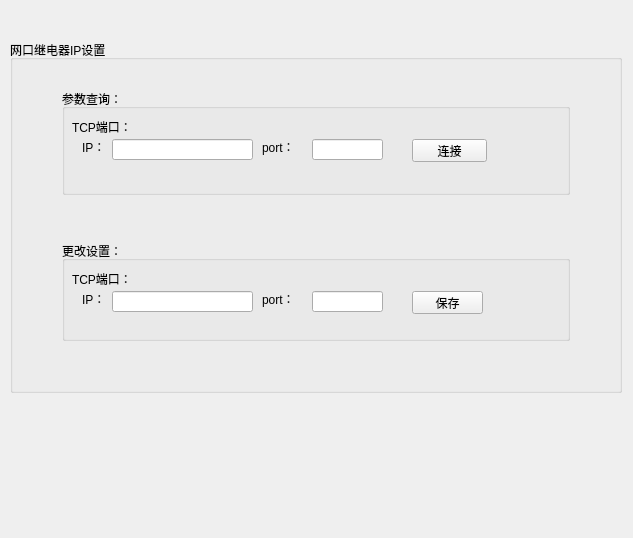
<?xml version="1.0" encoding="UTF-8"?>
<ui version="4.0">
 <class>NetportrelayOption</class>
 <widget class="QWidget" name="NetportrelayOption">
  <property name="geometry">
   <rect>
    <x>0</x>
    <y>0</y>
    <width>633</width>
    <height>538</height>
   </rect>
  </property>
  <property name="windowTitle">
   <string>Form</string>
  </property>
  <widget class="QGroupBox" name="groupBox_Gimbal_IP_Option">
   <property name="geometry">
    <rect>
     <x>10</x>
     <y>40</y>
     <width>612</width>
     <height>353</height>
    </rect>
   </property>
   <property name="title">
    <string>网口继电器IP设置</string>
   </property>
   <layout class="QGridLayout" name="gridLayout">
    <item row="2" column="1">
     <spacer name="verticalSpacer_2">
      <property name="orientation">
       <enum>Qt::Vertical</enum>
      </property>
      <property name="sizeHint" stdset="0">
       <size>
        <width>20</width>
        <height>40</height>
       </size>
      </property>
     </spacer>
    </item>
    <item row="3" column="2">
     <spacer name="horizontalSpacer_4">
      <property name="orientation">
       <enum>Qt::Horizontal</enum>
      </property>
      <property name="sizeHint" stdset="0">
       <size>
        <width>40</width>
        <height>20</height>
       </size>
      </property>
     </spacer>
    </item>
    <item row="1" column="2">
     <spacer name="horizontalSpacer_3">
      <property name="orientation">
       <enum>Qt::Horizontal</enum>
      </property>
      <property name="sizeHint" stdset="0">
       <size>
        <width>40</width>
        <height>20</height>
       </size>
      </property>
     </spacer>
    </item>
    <item row="3" column="1">
     <widget class="QGroupBox" name="groupBox_1_changeOption">
      <property name="minimumSize">
       <size>
        <width>500</width>
        <height>100</height>
       </size>
      </property>
      <property name="title">
       <string>更改设置：</string>
      </property>
      <widget class="QLabel" name="label_tcp_device_4_1">
       <property name="geometry">
        <rect>
         <x>10</x>
         <y>30</y>
         <width>91</width>
         <height>16</height>
        </rect>
       </property>
       <property name="text">
        <string>TCP端口：</string>
       </property>
      </widget>
      <widget class="QLabel" name="label_tcpiplabel_device_4_1">
       <property name="geometry">
        <rect>
         <x>20</x>
         <y>50</y>
         <width>21</width>
         <height>16</height>
        </rect>
       </property>
       <property name="layoutDirection">
        <enum>Qt::LeftToRight</enum>
       </property>
       <property name="text">
        <string>IP：</string>
       </property>
      </widget>
      <widget class="QLabel" name="label_tcpportlabel_device_4_1">
       <property name="geometry">
        <rect>
         <x>200</x>
         <y>50</y>
         <width>41</width>
         <height>16</height>
        </rect>
       </property>
       <property name="text">
        <string>port：</string>
       </property>
      </widget>
      <widget class="QLineEdit" name="lineEdit_tcpip_device_4_1">
       <property name="geometry">
        <rect>
         <x>50</x>
         <y>50</y>
         <width>141</width>
         <height>21</height>
        </rect>
       </property>
       <property name="text">
        <string/>
       </property>
      </widget>
      <widget class="QLineEdit" name="lineEdit_tcpport_device_4_1">
       <property name="geometry">
        <rect>
         <x>250</x>
         <y>50</y>
         <width>71</width>
         <height>21</height>
        </rect>
       </property>
      </widget>
      <widget class="QPushButton" name="btn_tcpsave_device_4_1">
       <property name="geometry">
        <rect>
         <x>350</x>
         <y>50</y>
         <width>71</width>
         <height>23</height>
        </rect>
       </property>
       <property name="text">
        <string>保存</string>
       </property>
      </widget>
     </widget>
    </item>
    <item row="0" column="1">
     <spacer name="verticalSpacer">
      <property name="orientation">
       <enum>Qt::Vertical</enum>
      </property>
      <property name="sizeHint" stdset="0">
       <size>
        <width>20</width>
        <height>20</height>
       </size>
      </property>
     </spacer>
    </item>
    <item row="1" column="0">
     <spacer name="horizontalSpacer">
      <property name="orientation">
       <enum>Qt::Horizontal</enum>
      </property>
      <property name="sizeHint" stdset="0">
       <size>
        <width>40</width>
        <height>20</height>
       </size>
      </property>
     </spacer>
    </item>
    <item row="3" column="0">
     <spacer name="horizontalSpacer_2">
      <property name="orientation">
       <enum>Qt::Horizontal</enum>
      </property>
      <property name="sizeHint" stdset="0">
       <size>
        <width>40</width>
        <height>20</height>
       </size>
      </property>
     </spacer>
    </item>
    <item row="4" column="1">
     <spacer name="verticalSpacer_3">
      <property name="orientation">
       <enum>Qt::Vertical</enum>
      </property>
      <property name="sizeHint" stdset="0">
       <size>
        <width>20</width>
        <height>40</height>
       </size>
      </property>
     </spacer>
    </item>
    <item row="1" column="1">
     <widget class="QGroupBox" name="groupBox_2">
      <property name="sizePolicy">
       <sizepolicy hsizetype="Preferred" vsizetype="Preferred">
        <horstretch>100</horstretch>
        <verstretch>100</verstretch>
       </sizepolicy>
      </property>
      <property name="minimumSize">
       <size>
        <width>500</width>
        <height>100</height>
       </size>
      </property>
      <property name="title">
       <string>参数查询：</string>
      </property>
      <widget class="QLabel" name="label_tcp_device_4">
       <property name="geometry">
        <rect>
         <x>10</x>
         <y>30</y>
         <width>91</width>
         <height>16</height>
        </rect>
       </property>
       <property name="text">
        <string>TCP端口：</string>
       </property>
      </widget>
      <widget class="QLabel" name="label_tcpiplabel_device_4">
       <property name="geometry">
        <rect>
         <x>20</x>
         <y>50</y>
         <width>21</width>
         <height>16</height>
        </rect>
       </property>
       <property name="layoutDirection">
        <enum>Qt::LeftToRight</enum>
       </property>
       <property name="text">
        <string>IP：</string>
       </property>
      </widget>
      <widget class="QLabel" name="label_tcpportlabel_device_4">
       <property name="geometry">
        <rect>
         <x>200</x>
         <y>50</y>
         <width>41</width>
         <height>16</height>
        </rect>
       </property>
       <property name="text">
        <string>port：</string>
       </property>
      </widget>
      <widget class="QLineEdit" name="lineEdit_tcpip_device_4">
       <property name="geometry">
        <rect>
         <x>50</x>
         <y>50</y>
         <width>141</width>
         <height>21</height>
        </rect>
       </property>
       <property name="text">
        <string/>
       </property>
      </widget>
      <widget class="QLineEdit" name="lineEdit_tcpport_device_4">
       <property name="geometry">
        <rect>
         <x>250</x>
         <y>50</y>
         <width>71</width>
         <height>21</height>
        </rect>
       </property>
      </widget>
      <widget class="QPushButton" name="btn_tcpconnect_device_4">
       <property name="geometry">
        <rect>
         <x>350</x>
         <y>50</y>
         <width>75</width>
         <height>23</height>
        </rect>
       </property>
       <property name="text">
        <string>连接</string>
       </property>
      </widget>
     </widget>
    </item>
   </layout>
  </widget>
 </widget>
 <resources/>
 <connections/>
</ui>
